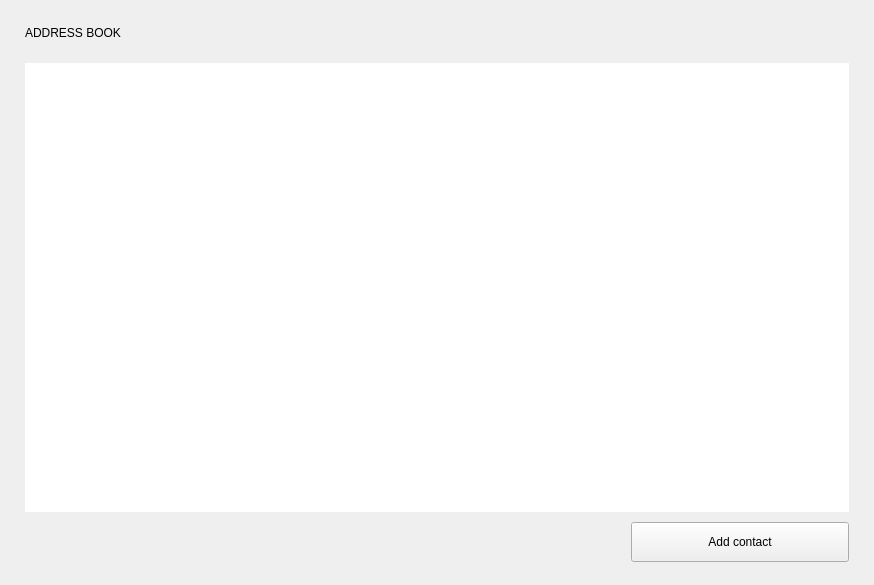
<?xml version="1.0" encoding="UTF-8"?>
<ui version="4.0">
 <class>AddressBookFrame</class>
 <widget class="QFrame" name="AddressBookFrame">
  <property name="geometry">
   <rect>
    <x>0</x>
    <y>0</y>
    <width>874</width>
    <height>585</height>
   </rect>
  </property>
  <property name="windowTitle">
   <string>Frame</string>
  </property>
  <property name="frameShape">
   <enum>QFrame::NoFrame</enum>
  </property>
  <property name="frameShadow">
   <enum>QFrame::Plain</enum>
  </property>
  <layout class="QVBoxLayout" name="verticalLayout">
   <property name="spacing">
    <number>0</number>
   </property>
   <property name="leftMargin">
    <number>25</number>
   </property>
   <property name="topMargin">
    <number>23</number>
   </property>
   <property name="rightMargin">
    <number>25</number>
   </property>
   <property name="bottomMargin">
    <number>23</number>
   </property>
   <item>
    <layout class="QHBoxLayout" name="horizontalLayout_2">
     <property name="spacing">
      <number>0</number>
     </property>
     <item>
      <widget class="WalletGui::WalletHeaderLabel" name="m_addressBookTextLabel">
       <property name="text">
        <string>ADDRESS BOOK</string>
       </property>
      </widget>
     </item>
     <item>
      <spacer name="horizontalSpacer_2">
       <property name="orientation">
        <enum>Qt::Horizontal</enum>
       </property>
       <property name="sizeHint" stdset="0">
        <size>
         <width>40</width>
         <height>20</height>
        </size>
       </property>
      </spacer>
     </item>
    </layout>
   </item>
   <item>
    <spacer name="verticalSpacer">
     <property name="orientation">
      <enum>Qt::Vertical</enum>
     </property>
     <property name="sizeType">
      <enum>QSizePolicy::Fixed</enum>
     </property>
     <property name="sizeHint" stdset="0">
      <size>
       <width>20</width>
       <height>20</height>
      </size>
     </property>
    </spacer>
   </item>
   <item>
    <widget class="WalletGui::WalletTreeView" name="m_addressBookView">
     <property name="focusPolicy">
      <enum>Qt::NoFocus</enum>
     </property>
     <property name="contextMenuPolicy">
      <enum>Qt::CustomContextMenu</enum>
     </property>
     <property name="frameShape">
      <enum>QFrame::NoFrame</enum>
     </property>
     <property name="alternatingRowColors">
      <bool>true</bool>
     </property>
     <property name="selectionMode">
      <enum>QAbstractItemView::NoSelection</enum>
     </property>
     <property name="textElideMode">
      <enum>Qt::ElideMiddle</enum>
     </property>
     <property name="verticalScrollMode">
      <enum>QAbstractItemView::ScrollPerPixel</enum>
     </property>
     <property name="rootIsDecorated">
      <bool>false</bool>
     </property>
     <property name="itemsExpandable">
      <bool>false</bool>
     </property>
     <property name="expandsOnDoubleClick">
      <bool>false</bool>
     </property>
     <attribute name="headerStretchLastSection">
      <bool>false</bool>
     </attribute>
    </widget>
   </item>
   <item>
    <spacer name="verticalSpacer_2">
     <property name="orientation">
      <enum>Qt::Vertical</enum>
     </property>
     <property name="sizeType">
      <enum>QSizePolicy::Fixed</enum>
     </property>
     <property name="sizeHint" stdset="0">
      <size>
       <width>20</width>
       <height>10</height>
      </size>
     </property>
    </spacer>
   </item>
   <item>
    <layout class="QHBoxLayout" name="horizontalLayout">
     <property name="spacing">
      <number>0</number>
     </property>
     <property name="topMargin">
      <number>0</number>
     </property>
     <item>
      <spacer name="horizontalSpacer">
       <property name="orientation">
        <enum>Qt::Horizontal</enum>
       </property>
       <property name="sizeHint" stdset="0">
        <size>
         <width>40</width>
         <height>20</height>
        </size>
       </property>
      </spacer>
     </item>
     <item>
      <widget class="WalletGui::WalletLargeBlueButton" name="m_addAddressButton">
       <property name="sizePolicy">
        <sizepolicy hsizetype="Fixed" vsizetype="Fixed">
         <horstretch>0</horstretch>
         <verstretch>0</verstretch>
        </sizepolicy>
       </property>
       <property name="minimumSize">
        <size>
         <width>218</width>
         <height>40</height>
        </size>
       </property>
       <property name="maximumSize">
        <size>
         <width>218</width>
         <height>40</height>
        </size>
       </property>
       <property name="text">
        <string>Add contact</string>
       </property>
       <property name="icon">
        <iconset>
         <normaloff>:/icons/add</normaloff>:/icons/add</iconset>
       </property>
      </widget>
     </item>
    </layout>
   </item>
  </layout>
 </widget>
 <customwidgets>
  <customwidget>
   <class>WalletGui::WalletHeaderLabel</class>
   <extends>QLabel</extends>
   <header>Gui/Common/WalletTextLabel.h</header>
  </customwidget>
  <customwidget>
   <class>WalletGui::WalletTreeView</class>
   <extends>QTreeView</extends>
   <header>Gui/Common/WalletTreeView.h</header>
  </customwidget>
  <customwidget>
   <class>WalletGui::WalletLargeBlueButton</class>
   <extends>QPushButton</extends>
   <header>Gui/Common/WalletBlueButton.h</header>
  </customwidget>
 </customwidgets>
 <resources/>
 <connections>
  <connection>
   <sender>m_addAddressButton</sender>
   <signal>clicked()</signal>
   <receiver>AddressBookFrame</receiver>
   <slot>addClicked()</slot>
   <hints>
    <hint type="sourcelabel">
     <x>53</x>
     <y>556</y>
    </hint>
    <hint type="destinationlabel">
     <x>436</x>
     <y>292</y>
    </hint>
   </hints>
  </connection>
  <connection>
   <sender>m_addressBookView</sender>
   <signal>customContextMenuRequested(QPoint)</signal>
   <receiver>AddressBookFrame</receiver>
   <slot>contextMenu(QPoint)</slot>
   <hints>
    <hint type="sourcelabel">
     <x>436</x>
     <y>297</y>
    </hint>
    <hint type="destinationlabel">
     <x>436</x>
     <y>292</y>
    </hint>
   </hints>
  </connection>
 </connections>
 <slots>
  <slot>addClicked()</slot>
  <slot>contextMenu(QPoint)</slot>
 </slots>
</ui>
